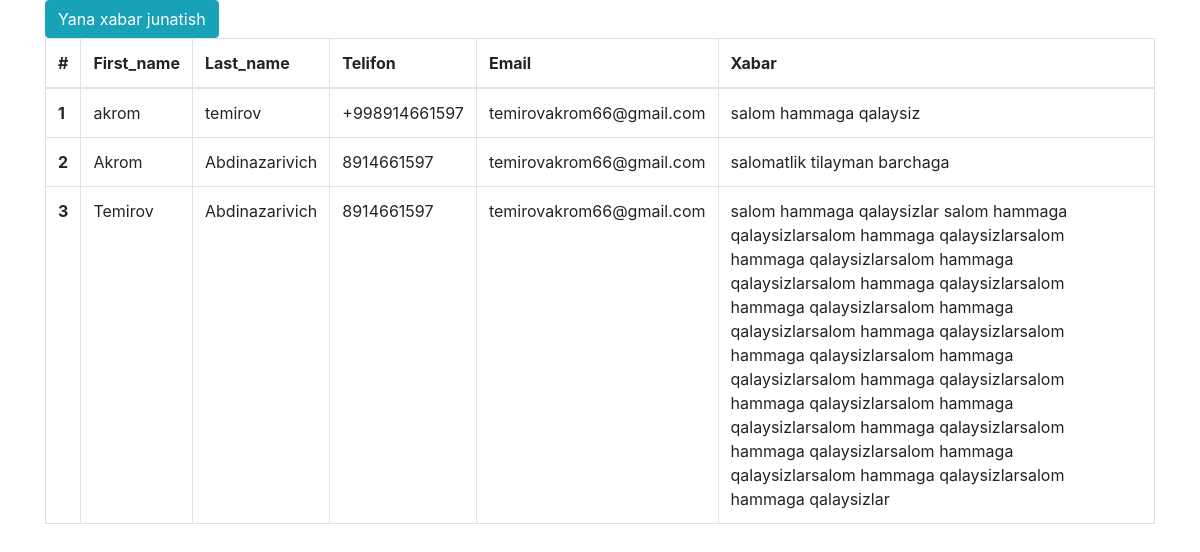
/xabarlar/, run on the app's committed database.
### contact/models.py (models this page shows, shortened)
class Contact(models.Model):
    first_name = models.CharField(max_length=100)
    last_name = models.CharField(max_length=100)
    phone_num = models.CharField(max_length=30)
    email = models.EmailField()
    message = models.TextField()

### contact/views.py (the view)
# urls.py: path('xabarlar/', MessagesListView.as_view(), name='xabarlar')
class MessagesListView(ListView):
    model = Contact
    template_name = 'messages.html'

### templates/messages.html (shortened to what this page needs)
{% extends 'base.html' %}
{% block content %}
    <a class="btn btn-info" href="{% url 'home' %}"> Yana xabar junatish</a>
        <table class="table table-bordered">
            <thead>
            <tr>
              <th scope="col">#</th>
              <th scope="col">First_name</th>
              <th scope="col">Last_name</th>
              <th scope="col">Telifon</th>
              <th scope="col">Email</th>
              <th scope="col">Xabar</th>
            </tr>
            </thead>
            <tbody>
            {% for contact in object_list %}
                <tr>
                  <th scope="row">{{ contact.id }}</th>
                  <td>{{ contact.first_name }}</td>
                  <td>{{ contact.last_name }}</td>
                  <td>{{ contact.phone_num }}</td>
                  <td>{{ contact.email }}</td>
                  <td>{{ contact.message }}</td>
                </tr>
            {% endfor %}
            </tbody>
        </table>
{% endblock content %}

### templates/base.html (shortened to what this page needs)
<!DOCTYPE html>
<html>
    <head>
            <link rel="stylesheet" href="https://cdn.jsdelivr.net/npm/bootstrap@4.5.3/dist/css/bootstrap.min.css">
    </head>
    <body>
        <main>
            <div class="container">
                {% block content %}
                {% endblock content %}
            </div>
        </main>
    </body>
</html>

### data on the page
Contact: id "1", first_name "akrom", last_name "temirov", phone_num "+998914661597", email "temirovakrom66@gmail.com", message "salom hammaga qalaysiz"
Contact: id "2", first_name "Akrom", last_name "Abdinazarivich", phone_num "8914661597", email "temirovakrom66@gmail.com", message "salomatlik tilayman barchaga"
Contact: id "3", first_name "Temirov", last_name "Abdinazarivich", phone_num "8914661597", email "temirovakrom66@gmail.com", message "salom hammaga qalaysizlar salom hammaga qalaysizlarsalom hammaga qalaysizlarsalom hammaga qalaysizlarsalom hammaga qalaysizlarsalom hammaga qalaysizlarsalom hammaga qalaysizlarsalom hammaga qalaysizlarsalom hammaga qalaysizlarsalom hammaga qalaysizlarsalom hammaga qalaysizlarsalom hammaga qalaysizlarsalom hammaga qalaysizlarsalom hammaga qalaysizlarsalom hammaga qalaysizlarsalom hammaga qalaysizlarsalom hammaga qalaysizlarsalom hammaga qalaysizlarsalom hammaga qalaysizlar"
